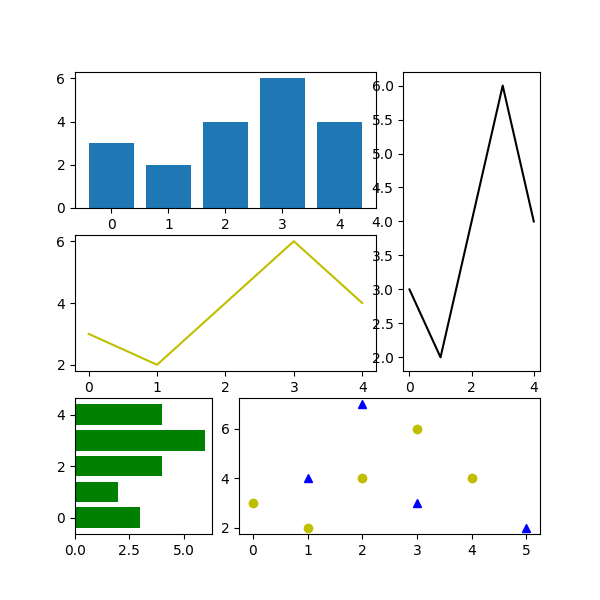

Write the Python code that produced this figure.
import numpy as np 
import matplotlib.pyplot as plt 
gs = plt.GridSpec(3,3) 
fig = plt.figure(figsize=(6,6)) 
x1 = np.array([1,3,2,5]) 
y1 = np.array([4,3,7,2]) 
x2 = np.arange(5) 
y2 = np.array([3,2,4,6,4]) 
s1 = fig.add_subplot(gs[1,:2]) 
s1.plot(x2,y2,'y') 
s2 = fig.add_subplot(gs[0,:2]) 
s2.bar(x2,y2) 
s3 = fig.add_subplot(gs[2,0]) 
s3.barh(x2,y2,color='g') 
s4 = fig.add_subplot(gs[:2,2]) 
s4.plot(x2,y2,'k') 
s5 = fig.add_subplot(gs[2,1:]) 
s5.plot(x1,y1,'b^',x2,y2,'yo') 
plt.show()
